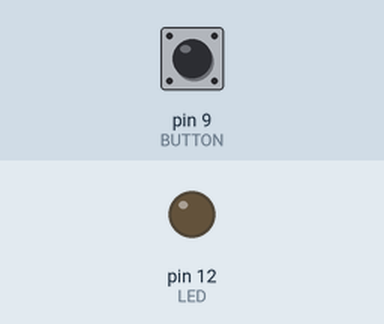
The sketch below on a simulated Arduino Uno, built with avr-gcc and run on an emulated ATmega328P. Shown: output pins drawn as LEDs (lit = HIGH). The inputs (shaded band) are chosen by the test bench; at power-on: pin 9 (BUTTON) LOW.

Above: at 1.2 s.
1.3 s: pin 9 (BUTTON) pulled HIGH for 0.15 s
At 1.37 s:
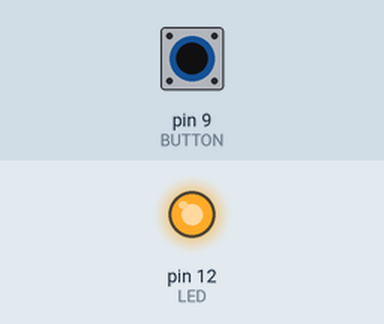
2.9 s: pin 9 (BUTTON) pulled HIGH for 3.2 s
At 7.0 s:
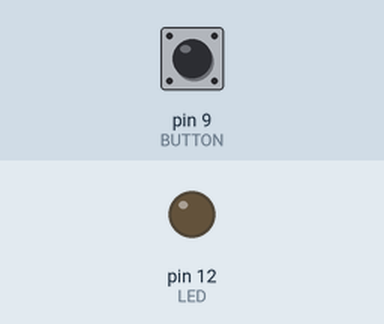
Timing chart, 0 to 8.5 s (numbered marks = the images above; inputs shaded):
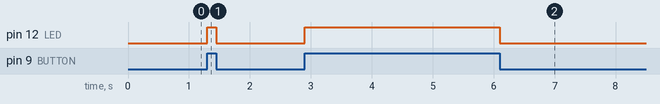

Measured:
- after the input at 1.3 s, pin 12 (LED): LOW → HIGH at once, → LOW 0.15 s later
- after the input at 2.9 s, pin 12 (LED): LOW → HIGH at once, → LOW 3.2 s later

The sketch:

button_led.ino
```cpp
const int BUTTON = 9;
const int LED = 12;

void setup() {
  pinMode(BUTTON, INPUT);
  pinMode(LED, OUTPUT);

}

void loop() {
  if(digitalRead(BUTTON) == HIGH)
  {
    digitalWrite(LED, HIGH);
  }
  else
  {
    digitalWrite(LED, LOW);
  }
}
```
